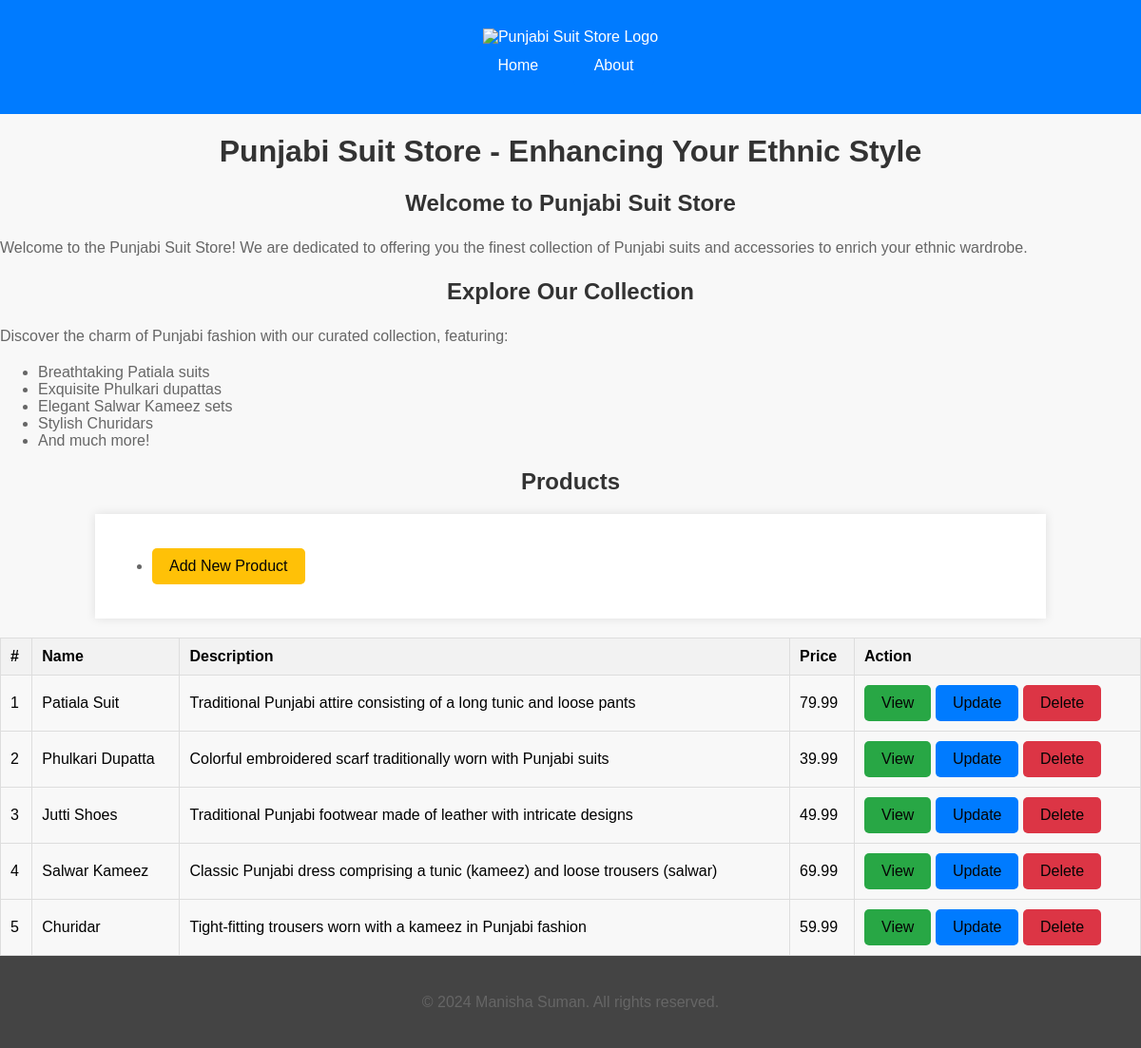
The page / on the database its author committed.
### tables this page shows
CREATE TABLE `products` (
  `id` int(11) NOT NULL,
  `name` varchar(255) DEFAULT NULL,
  `description` text DEFAULT NULL,
  `price` decimal(10,2) DEFAULT NULL
);

### index.php (the view, shortened to what this page needs)
<html lang="en">
<head>
    <link rel="stylesheet" href="styles/home.css">
</head>
<body>
    <header>
        <nav>
            <img src="m.jpg" alt="Punjabi Suit Store Logo">
            <ul>
                <li><a href="index.php">Home</a></li>
                <li><a href="about.html">About</a></li>
            </ul>
        </nav>
    </header>
    <main>
        <h1>Punjabi Suit Store - Enhancing Your Ethnic Style</h1>
        <section>
            <h2>Welcome to Punjabi Suit Store</h2>
            <p>Welcome to the Punjabi Suit Store! We are dedicated to offering you the finest collection of Punjabi suits and accessories to enrich your ethnic wardrobe.</p>
        </section>
        <section>
            <h2>Explore Our Collection</h2>
            <p>Discover the charm of Punjabi fashion with our curated collection, featuring:</p>
            <ul>
                <li>Breathtaking Patiala suits</li>
                <li>Exquisite Phulkari dupattas</li>
                <li>Elegant Salwar Kameez sets</li>
                <li>Stylish Churidars</li>
                <li>And much more!</li>
            </ul>
        </section>
        <section id="products">
    <h2>Products</h2>
    <div class="container">
        <ul>
            <li><a href="back-end/create.php" class="add-new">Add New Product</a></li>
        </ul>
    </div>
    <?php
    $query = "SELECT * FROM products";
    require_once "back-end/config.php";
    $result = mysqli_query($link, $query);
    if (mysqli_num_rows($result) > 0) :
    ?>
        <table>
            <thead>
                <tr>
                    <th>#</th>
                    <th>Name</th>
                    <th>Description</th>
                    <th>Price</th>
                    <th>Action</th>
                </tr>
            </thead>
            <tbody>
                <?php while ($row = mysqli_fetch_assoc($result)) : ?>
                    <tr>
                        <td><?php echo $row['id']; ?></td>
                        <td><?php echo $row['name']; ?></td>
                        <td><?php echo $row['description']; ?></td>
                        <td><?php echo $row['price']; ?></td>
                        <td>
                            <a href="back-end/read.php?id=<?php echo $row['id']; ?>" class="view" title="View Product">View</a>
                            <a href="back-end/update.php?id=<?php echo $row['id']; ?>" class="update" title="Update Product">Update</a>
                            <a href="back-end/delete.php?id=<?php echo $row['id']; ?>" class="delete" title="Delete Product">Delete</a>
                        </td>
                    </tr>
                <?php endwhile; ?>
            </tbody>
        </table>
    <?php else : ?>
        <p>No products found.</p>
    <?php endif; ?>
</section>
    </main>
    <footer>
        <p>&copy; 2024 Manisha Suman. All rights reserved.</p>
    </footer>
</body>
</html>

### home.css (style rules this page uses)
body { font-family: Arial, sans-serif; margin: 0; padding: 0; background-color: #f8f8f8; }
.container { width: 80%; margin: 0 auto; padding: 20px; background-color: #fff; box-shadow: 0 0 10px rgba(0, 0, 0, 0.1); }
header { background-color: #007bff; color: #fff; padding: 20px 0; text-align: center; }
nav { padding: 10px 0; }
nav ul { list-style: none; padding: 0; margin: 0; text-align: center; }
nav ul li { display: inline; margin-right: 10px; }
nav ul li a { color: #fff; text-decoration: none; padding: 10px 20px; border-radius: 5px; background-color: #007bff; transition: background-color 0.3s ease; }
h1, h2 { color: #333; text-align: center; }
p { color: #666; line-height: 1.6; }
ul { color: #666; }
a { color: #050505; text-decoration: none; transition: color 0.3s ease; display: inline-block; padding: 8px 16px; border-radius: 5px; border: 2px solid transparent; }
a.view { background-color: #28a745; }
a.update { background-color: #007bff; }
a.delete { background-color: #dc3545; }
a.add-new { background-color: #ffc107; }
table { width: 100%; border-collapse: collapse; margin-top: 20px; }
table th, table td { border: 1px solid #ddd; padding: 10px; text-align: left; }
table th { background-color: #f2f2f2; }
footer { background-color: #444; color: #fff; padding: 20px 0; text-align: center; }

### rows shown on the page
products: id "1", name "Patiala Suit", description "Traditional Punjabi attire consisting of a long tunic and loose pants", price "79.99"
products: id "2", name "Phulkari Dupatta", description "Colorful embroidered scarf traditionally worn with Punjabi suits", price "39.99"
products: id "3", name "Jutti Shoes", description "Traditional Punjabi footwear made of leather with intricate designs", price "49.99"
products: id "4", name "Salwar Kameez", description "Classic Punjabi dress comprising a tunic (kameez) and loose trousers (salwar)", price "69.99"
products: id "5", name "Churidar", description "Tight-fitting trousers worn with a kameez in Punjabi fashion", price "59.99"
